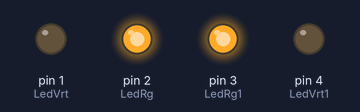
The sketch below on a simulated Arduino Uno, built with avr-gcc and run on an emulated ATmega328P. Parts: output pins drawn as LEDs (lit = HIGH).

Above: at 1.0 s.
At 4.5 s:
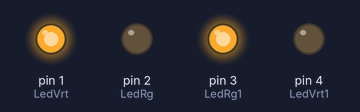
At 11.5 s:
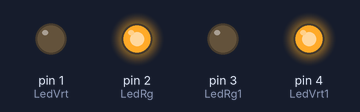
Timing chart, 0 to 18.2 s (numbered marks = the images above):
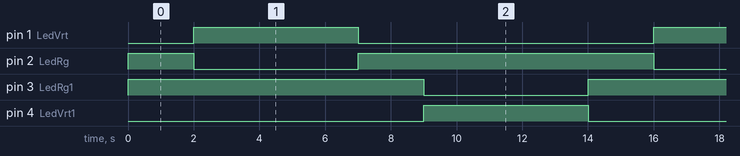

The sketch:

feux_de_chantier_programe_c__.ino.ino
```cpp
#define LedRg  2
#define LedVrt 1
#define LedRg1 3
#define LedVrt1 4

void setup() {
    pinMode(LedRg,OUTPUT);
    pinMode(LedVrt,OUTPUT);
    pinMode(LedRg1,OUTPUT);
    pinMode(LedVrt1,OUTPUT);

}

void loop() {
digitalWrite(LedRg,HIGH);
digitalWrite(LedVrt,LOW);
digitalWrite(LedRg1,HIGH);
digitalWrite(LedVrt1,LOW);    // DEUX LEDS ROUGE ALLUMEE ET LES VERTS EITENTS PENDANT 2S
delay(2000);
digitalWrite(LedRg,LOW);
digitalWrite(LedVrt,HIGH);
digitalWrite(LedRg1,HIGH);
digitalWrite(LedVrt1,LOW);    // AUTOMOBILISTS DE SENS 1 PASSENT PENDANT 5S
delay(5000);
digitalWrite(LedRg,HIGH);
digitalWrite(LedVrt,LOW);
digitalWrite(LedRg1,HIGH);
digitalWrite(LedVrt1,LOW);    // DEUX LEDS ROUGE ALLUMEE ET LES VERTS EITENTS PENDANT 2S
delay(2000);
digitalWrite(LedRg,HIGH);
digitalWrite(LedVrt,LOW);
digitalWrite(LedRg1,LOW);
digitalWrite(LedVrt1,HIGH);   // AUTOMOBILISTES DE SENS 2 PASSENT PENDANT 5S
delay(5000);
digitalWrite(LedRg,HIGH);
digitalWrite(LedVrt,LOW);
digitalWrite(LedRg1,HIGH);    // DEUX LEDS ROUGE ALLUMEE ET LES VERTS EITENTS
digitalWrite(LedVrt1,LOW);
}
```

Measured:
- by itself, pin 1 (LedVrt), pin 4 (LedVrt1): alternates HIGH for 5.0 s and LOW for 9.0 s
- by itself, pin 2 (LedRg): repeats every 14.0 s: LOW 5.0 s, HIGH 9.0 s
- by itself, pin 3 (LedRg1): alternates HIGH for 9.0 s and LOW for 5.0 s
